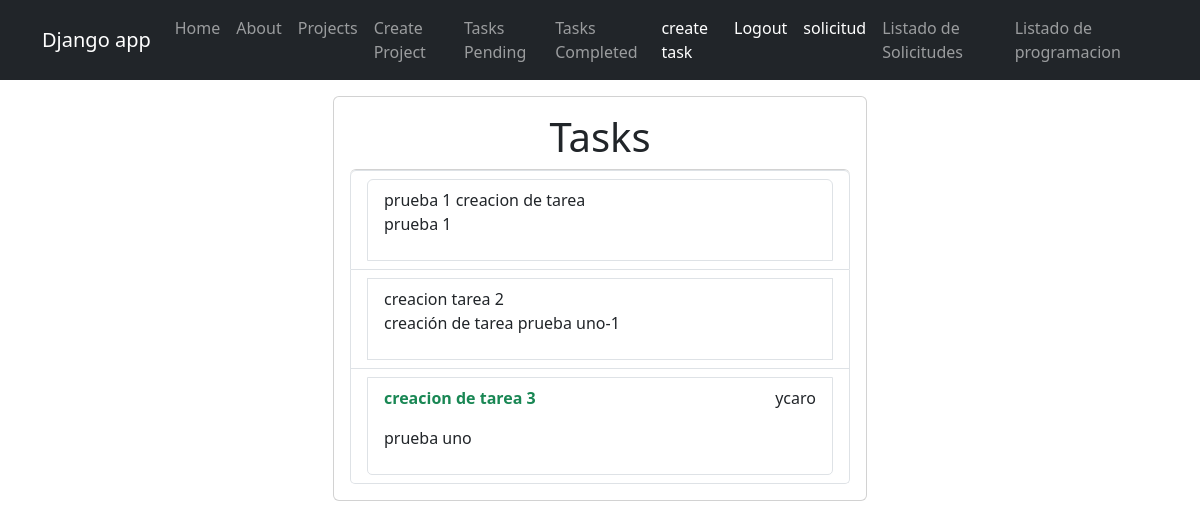
Page /tasks/ (signed in) on the committed database.
### myapp/models.py (models this page shows, shortened)
class Task(models.Model):
    title = models.CharField(max_length=100)
    description = models.TextField(blank=True)
    created = models.DateTimeField(auto_now_add=True)
    datecompleted = models.DateTimeField(null=True, blank=True)
    important = models.BooleanField(default=False)
    project = models.ForeignKey(Project, on_delete=models.CASCADE)
    user = models.ForeignKey(User, on_delete=models.CASCADE)

### myapp/views.py (the view)
# urls.py: path('tasks/', views.tasks, name='tasks'),
@login_required
def tasks(request):
    tasks = Task.objects.filter(user=request.user, datecompleted__isnull=True)
    return render(request, 'tasks/tasks.html', {
        'tasks': tasks
    })

### myapp/templates/tasks/tasks.html (shortened to what this page needs)
<!DOCTYPE html>
<html lang="en">
<head>
</head>
{%extends 'layouts/base.html' %}
{%block content%}
<body>
<main class="container">
    <div class="row">
        <div class="col-md-6 offset-md-3 mt-3">
            <form action="/tasks/" method="post" class="card card-body" >
                <h1 class="text-center">Tasks </h1>
                <ul class="list-group">
                    {% for task in tasks %}
                    <li class ="list-group-item">
                        <a class="list-group-item" href="{% url 'task_detail' task.id %}">
                            <header class="d-flex justify-content-between">
                                {% if task.important %}
                                <strong class="fw-bold text-success">{{task.title}} </strong>
                                <p>{{task.user.username}}</p>
                                {% else %}
                                    {{task.title}}
                                {% endif %}
                            </header>
                            <p>{{task.description}}</p>
                        </a>
                    </li>
                    {%endfor%}
                </ul>
            </form>
        </div>
    </div>
</main>
</body>
{%endblock%}

### rows in the picture
Task: title "prueba 1 creacion de tarea", description "prueba 1"
Task: title "creacion tarea 2", description "creación de tarea prueba uno-1"
Task: title "creacion de tarea 3", user.username "ycaro", description "prueba uno"
